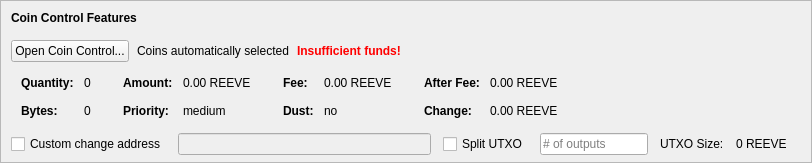
    <widget class="QFrame" name="frameCoinControl">
     <property name="sizePolicy">
      <sizepolicy hsizetype="Expanding" vsizetype="Expanding">
       <horstretch>0</horstretch>
       <verstretch>0</verstretch>
      </sizepolicy>
     </property>
     <property name="maximumSize">
      <size>
       <width>16777215</width>
       <height>16777215</height>
      </size>
     </property>
     <property name="frameShape">
      <enum>QFrame::StyledPanel</enum>
     </property>
     <property name="frameShadow">
      <enum>QFrame::Sunken</enum>
     </property>
     <layout class="QVBoxLayout" name="verticalLayoutCoinControl2">
      <property name="spacing">
       <number>0</number>
      </property>
      <property name="leftMargin">
       <number>0</number>
      </property>
      <property name="topMargin">
       <number>0</number>
      </property>
      <property name="rightMargin">
       <number>0</number>
      </property>
      <property name="bottomMargin">
       <number>6</number>
      </property>
      <item>
       <layout class="QVBoxLayout" name="verticalLayoutCoinControl" stretch="0,0,0,0,1">
        <property name="spacing">
         <number>0</number>
        </property>
        <property name="leftMargin">
         <number>10</number>
        </property>
        <property name="topMargin">
         <number>10</number>
        </property>
        <item>
         <layout class="QHBoxLayout" name="horizontalLayoutCoinControl1">
          <property name="bottomMargin">
           <number>15</number>
          </property>
          <item>
           <widget class="QLabel" name="labelCoinControlFeatures">
            <property name="sizePolicy">
             <sizepolicy hsizetype="Preferred" vsizetype="Maximum">
              <horstretch>0</horstretch>
              <verstretch>0</verstretch>
             </sizepolicy>
            </property>
            <property name="font">
             <font>
              <weight>75</weight>
              <bold>true</bold>
             </font>
            </property>
            <property name="styleSheet">
             <string notr="true">font-weight:bold;</string>
            </property>
            <property name="text">
             <string>Coin Control Features</string>
            </property>
           </widget>
          </item>
         </layout>
        </item>
        <item>
         <layout class="QHBoxLayout" name="horizontalLayoutCoinControl2" stretch="0,0,0,0">
          <property name="spacing">
           <number>8</number>
          </property>
          <property name="bottomMargin">
           <number>10</number>
          </property>
          <item>
           <widget class="QPushButton" name="pushButtonCoinControl">
            <property name="styleSheet">
             <string notr="true"/>
            </property>
            <property name="text">
             <string>Open Coin Control...</string>
            </property>
            <property name="autoDefault">
             <bool>false</bool>
            </property>
           </widget>
          </item>
          <item>
           <widget class="QLabel" name="labelCoinControlAutomaticallySelected">
            <property name="text">
             <string>Coins automatically selected</string>
            </property>
            <property name="margin">
             <number>5</number>
            </property>
           </widget>
          </item>
          <item>
           <widget class="QLabel" name="labelCoinControlInsuffFunds">
            <property name="font">
             <font>
              <weight>75</weight>
              <bold>true</bold>
             </font>
            </property>
            <property name="styleSheet">
             <string notr="true">color:red;font-weight:bold;</string>
            </property>
            <property name="text">
             <string>Insufficient funds!</string>
            </property>
            <property name="margin">
             <number>5</number>
            </property>
           </widget>
          </item>
          <item>
           <spacer name="horizontalSpacerCoinControl">
            <property name="orientation">
             <enum>Qt::Horizontal</enum>
            </property>
            <property name="sizeHint" stdset="0">
             <size>
              <width>40</width>
              <height>1</height>
             </size>
            </property>
           </spacer>
          </item>
         </layout>
        </item>
        <item>
         <widget class="QWidget" name="widgetCoinControl" native="true">
          <property name="sizePolicy">
           <sizepolicy hsizetype="Preferred" vsizetype="Preferred">
            <horstretch>0</horstretch>
            <verstretch>0</verstretch>
           </sizepolicy>
          </property>
          <property name="minimumSize">
           <size>
            <width>0</width>
            <height>0</height>
           </size>
          </property>
          <property name="styleSheet">
           <string notr="true"/>
          </property>
          <layout class="QHBoxLayout" name="horizontalLayoutCoinControl5">
           <property name="leftMargin">
            <number>0</number>
           </property>
           <property name="topMargin">
            <number>0</number>
           </property>
           <property name="rightMargin">
            <number>0</number>
           </property>
           <property name="bottomMargin">
            <number>0</number>
           </property>
           <item>
            <layout class="QHBoxLayout" name="horizontalLayoutCoinControl3" stretch="0,0,0,1">
             <property name="spacing">
              <number>20</number>
             </property>
             <property name="topMargin">
              <number>0</number>
             </property>
             <property name="bottomMargin">
              <number>10</number>
             </property>
             <item>
              <layout class="QFormLayout" name="formLayoutCoinControl1">
               <property name="horizontalSpacing">
                <number>10</number>
               </property>
               <property name="verticalSpacing">
                <number>14</number>
               </property>
               <property name="leftMargin">
                <number>10</number>
               </property>
               <property name="topMargin">
                <number>4</number>
               </property>
               <property name="rightMargin">
                <number>6</number>
               </property>
               <item row="0" column="0">
                <widget class="QLabel" name="labelCoinControlQuantityText">
                 <property name="font">
                  <font>
                   <weight>75</weight>
                   <bold>true</bold>
                  </font>
                 </property>
                 <property name="text">
                  <string>Quantity:</string>
                 </property>
                 <property name="margin">
                  <number>0</number>
                 </property>
                </widget>
               </item>
               <item row="0" column="1">
                <widget class="QLabel" name="labelCoinControlQuantity">
                 <property name="cursor">
                  <cursorShape>IBeamCursor</cursorShape>
                 </property>
                 <property name="contextMenuPolicy">
                  <enum>Qt::ActionsContextMenu</enum>
                 </property>
                 <property name="text">
                  <string notr="true">0</string>
                 </property>
                 <property name="margin">
                  <number>0</number>
                 </property>
                 <property name="textInteractionFlags">
                  <set>Qt::LinksAccessibleByMouse|Qt::TextSelectableByKeyboard|Qt::TextSelectableByMouse</set>
                 </property>
                </widget>
               </item>
               <item row="1" column="0">
                <widget class="QLabel" name="labelCoinControlBytesText">
                 <property name="font">
                  <font>
                   <weight>75</weight>
                   <bold>true</bold>
                  </font>
                 </property>
                 <property name="text">
                  <string>Bytes:</string>
                 </property>
                </widget>
               </item>
               <item row="1" column="1">
                <widget class="QLabel" name="labelCoinControlBytes">
                 <property name="cursor">
                  <cursorShape>IBeamCursor</cursorShape>
                 </property>
                 <property name="contextMenuPolicy">
                  <enum>Qt::ActionsContextMenu</enum>
                 </property>
                 <property name="text">
                  <string notr="true">0</string>
                 </property>
                 <property name="textInteractionFlags">
                  <set>Qt::LinksAccessibleByMouse|Qt::TextSelectableByKeyboard|Qt::TextSelectableByMouse</set>
                 </property>
                </widget>
               </item>
              </layout>
             </item>
             <item>
              <layout class="QFormLayout" name="formLayoutCoinControl2">
               <property name="horizontalSpacing">
                <number>10</number>
               </property>
               <property name="verticalSpacing">
                <number>14</number>
               </property>
               <property name="leftMargin">
                <number>6</number>
               </property>
               <property name="topMargin">
                <number>4</number>
               </property>
               <property name="rightMargin">
                <number>6</number>
               </property>
               <item row="0" column="0">
                <widget class="QLabel" name="labelCoinControlAmountText">
                 <property name="font">
                  <font>
                   <weight>75</weight>
                   <bold>true</bold>
                  </font>
                 </property>
                 <property name="text">
                  <string>Amount:</string>
                 </property>
                 <property name="margin">
                  <number>0</number>
                 </property>
                </widget>
               </item>
               <item row="0" column="1">
                <widget class="QLabel" name="labelCoinControlAmount">
                 <property name="cursor">
                  <cursorShape>IBeamCursor</cursorShape>
                 </property>
                 <property name="contextMenuPolicy">
                  <enum>Qt::ActionsContextMenu</enum>
                 </property>
                 <property name="text">
                  <string notr="true">0.00 REEVE</string>
                 </property>
                 <property name="textInteractionFlags">
                  <set>Qt::LinksAccessibleByMouse|Qt::TextSelectableByKeyboard|Qt::TextSelectableByMouse</set>
                 </property>
                </widget>
               </item>
               <item row="1" column="0">
                <widget class="QLabel" name="labelCoinControlPriorityText">
                 <property name="font">
                  <font>
                   <weight>75</weight>
                   <bold>true</bold>
                  </font>
                 </property>
                 <property name="text">
                  <string>Priority:</string>
                 </property>
                </widget>
               </item>
               <item row="1" column="1">
                <widget class="QLabel" name="labelCoinControlPriority">
                 <property name="cursor">
                  <cursorShape>IBeamCursor</cursorShape>
                 </property>
                 <property name="contextMenuPolicy">
                  <enum>Qt::ActionsContextMenu</enum>
                 </property>
                 <property name="text">
                  <string>medium</string>
                 </property>
                 <property name="textInteractionFlags">
                  <set>Qt::LinksAccessibleByMouse|Qt::TextSelectableByKeyboard|Qt::TextSelectableByMouse</set>
                 </property>
                </widget>
               </item>
              </layout>
             </item>
             <item>
              <layout class="QFormLayout" name="formLayoutCoinControl3">
               <property name="horizontalSpacing">
                <number>10</number>
               </property>
               <property name="verticalSpacing">
                <number>14</number>
               </property>
               <property name="leftMargin">
                <number>6</number>
               </property>
               <property name="topMargin">
                <number>4</number>
               </property>
               <property name="rightMargin">
                <number>6</number>
               </property>
               <item row="0" column="0">
                <widget class="QLabel" name="labelCoinControlFeeText">
                 <property name="font">
                  <font>
                   <weight>75</weight>
                   <bold>true</bold>
                  </font>
                 </property>
                 <property name="text">
                  <string>Fee:</string>
                 </property>
                 <property name="margin">
                  <number>0</number>
                 </property>
                </widget>
               </item>
               <item row="0" column="1">
                <widget class="QLabel" name="labelCoinControlFee">
                 <property name="cursor">
                  <cursorShape>IBeamCursor</cursorShape>
                 </property>
                 <property name="contextMenuPolicy">
                  <enum>Qt::ActionsContextMenu</enum>
                 </property>
                 <property name="text">
                  <string notr="true">0.00 REEVE</string>
                 </property>
                 <property name="textInteractionFlags">
                  <set>Qt::LinksAccessibleByMouse|Qt::TextSelectableByKeyboard|Qt::TextSelectableByMouse</set>
                 </property>
                </widget>
               </item>
               <item row="1" column="0">
                <widget class="QLabel" name="labelCoinControlLowOutputText">
                 <property name="font">
                  <font>
                   <weight>75</weight>
                   <bold>true</bold>
                  </font>
                 </property>
                 <property name="text">
                  <string>Dust:</string>
                 </property>
                </widget>
               </item>
               <item row="1" column="1">
                <widget class="QLabel" name="labelCoinControlLowOutput">
                 <property name="cursor">
                  <cursorShape>IBeamCursor</cursorShape>
                 </property>
                 <property name="contextMenuPolicy">
                  <enum>Qt::ActionsContextMenu</enum>
                 </property>
                 <property name="text">
                  <string>no</string>
                 </property>
                 <property name="textInteractionFlags">
                  <set>Qt::LinksAccessibleByMouse|Qt::TextSelectableByKeyboard|Qt::TextSelectableByMouse</set>
                 </property>
                </widget>
               </item>
              </layout>
             </item>
             <item>
              <layout class="QFormLayout" name="formLayoutCoinControl4">
               <property name="horizontalSpacing">
                <number>10</number>
               </property>
               <property name="verticalSpacing">
                <number>14</number>
               </property>
               <property name="leftMargin">
                <number>6</number>
               </property>
               <property name="topMargin">
                <number>4</number>
               </property>
               <property name="rightMargin">
                <number>6</number>
               </property>
               <item row="0" column="0">
                <widget class="QLabel" name="labelCoinControlAfterFeeText">
                 <property name="font">
                  <font>
                   <weight>75</weight>
                   <bold>true</bold>
                  </font>
                 </property>
                 <property name="text">
                  <string>After Fee:</string>
                 </property>
                 <property name="margin">
                  <number>0</number>
                 </property>
                </widget>
               </item>
               <item row="0" column="1">
                <widget class="QLabel" name="labelCoinControlAfterFee">
                 <property name="cursor">
                  <cursorShape>IBeamCursor</cursorShape>
                 </property>
                 <property name="contextMenuPolicy">
                  <enum>Qt::ActionsContextMenu</enum>
                 </property>
                 <property name="text">
                  <string notr="true">0.00 REEVE</string>
                 </property>
                 <property name="textInteractionFlags">
                  <set>Qt::LinksAccessibleByMouse|Qt::TextSelectableByKeyboard|Qt::TextSelectableByMouse</set>
                 </property>
                </widget>
               </item>
               <item row="1" column="0">
                <widget class="QLabel" name="labelCoinControlChangeText">
                 <property name="font">
                  <font>
                   <weight>75</weight>
                   <bold>true</bold>
                  </font>
                 </property>
                 <property name="text">
                  <string>Change:</string>
                 </property>
                </widget>
               </item>
               <item row="1" column="1">
                <widget class="QLabel" name="labelCoinControlChange">
                 <property name="cursor">
                  <cursorShape>IBeamCursor</cursorShape>
                 </property>
                 <property name="contextMenuPolicy">
                  <enum>Qt::ActionsContextMenu</enum>
                 </property>
                 <property name="text">
                  <string notr="true">0.00 REEVE</string>
                 </property>
                 <property name="textInteractionFlags">
                  <set>Qt::LinksAccessibleByMouse|Qt::TextSelectableByKeyboard|Qt::TextSelectableByMouse</set>
                 </property>
                </widget>
               </item>
              </layout>
             </item>
            </layout>
           </item>
          </layout>
         </widget>
        </item>
        <item>
         <layout class="QHBoxLayout" name="horizontalLayoutCoinControl4" stretch="0,0,0,0,0,0,0">
          <property name="spacing">
           <number>12</number>
          </property>
          <property name="sizeConstraint">
           <enum>QLayout::SetDefaultConstraint</enum>
          </property>
          <property name="topMargin">
           <number>5</number>
          </property>
          <property name="rightMargin">
           <number>5</number>
          </property>
          <item>
           <widget class="QCheckBox" name="checkBoxCoinControlChange">
            <property name="toolTip">
             <string>If this is activated, but the change address is empty or invalid, change will be sent to a newly generated address.</string>
            </property>
            <property name="text">
             <string>Custom change address</string>
            </property>
           </widget>
          </item>
          <item>
           <widget class="QValidatedLineEdit" name="lineEditCoinControlChange">
            <property name="enabled">
             <bool>false</bool>
            </property>
            <property name="sizePolicy">
             <sizepolicy hsizetype="Expanding" vsizetype="Fixed">
              <horstretch>0</horstretch>
              <verstretch>0</verstretch>
             </sizepolicy>
            </property>
           </widget>
          </item>
          <item>
           <widget class="QCheckBox" name="splitBlockCheckBox">
            <property name="text">
             <string>Split UTXO</string>
            </property>
           </widget>
          </item>
          <item>
           <widget class="QLineEdit" name="splitBlockLineEdit">
            <property name="sizePolicy">
             <sizepolicy hsizetype="Fixed" vsizetype="Fixed">
              <horstretch>50</horstretch>
              <verstretch>0</verstretch>
             </sizepolicy>
            </property>
            <property name="placeholderText">
             <string># of outputs</string>
            </property>
           </widget>
          </item>
          <item>
           <widget class="QLabel" name="labelBlockSizeText">
            <property name="text">
             <string>UTXO Size:</string>
            </property>
           </widget>
          </item>
          <item>
           <widget class="QLabel" name="labelBlockSize">
            <property name="text">
             <string>0 REEVE</string>
            </property>
           </widget>
          </item>
          <item>
           <widget class="QLabel" name="labelCoinControlChangeLabel">
            <property name="sizePolicy">
             <sizepolicy hsizetype="Preferred" vsizetype="Expanding">
              <horstretch>0</horstretch>
              <verstretch>0</verstretch>
             </sizepolicy>
            </property>
            <property name="minimumSize">
             <size>
              <width>0</width>
              <height>0</height>
             </size>
            </property>
            <property name="text">
             <string/>
            </property>
            <property name="margin">
             <number>3</number>
            </property>
           </widget>
          </item>
         </layout>
        </item>
        <item>
         <spacer name="verticalSpacerCoinControl">
          <property name="orientation">
           <enum>Qt::Vertical</enum>
          </property>
          <property name="sizeHint" stdset="0">
           <size>
            <width>800</width>
            <height>1</height>
           </size>
          </property>
         </spacer>
        </item>
       </layout>
      </item>
     </layout>
    </widget>
